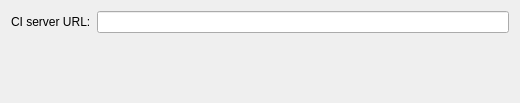
<?xml version="1.0" encoding="UTF-8"?>
<ui version="4.0">
 <class>feedsConfig</class>
 <widget class="QWidget" name="feedsConfig">
  <property name="geometry">
   <rect>
    <x>0</x>
    <y>0</y>
    <width>520</width>
    <height>103</height>
   </rect>
  </property>
  <layout class="QFormLayout" name="formLayout">
   <property name="fieldGrowthPolicy">
    <enum>QFormLayout::ExpandingFieldsGrow</enum>
   </property>
   <item row="0" column="0">
    <widget class="QLabel" name="label">
     <property name="text">
      <string>CI server URL:</string>
     </property>
    </widget>
   </item>
   <item row="0" column="1">
    <widget class="QLineEdit" name="kcfg_ciServerUrl"/>
   </item>
  </layout>
 </widget>
 <resources/>
 <connections/>
</ui>
